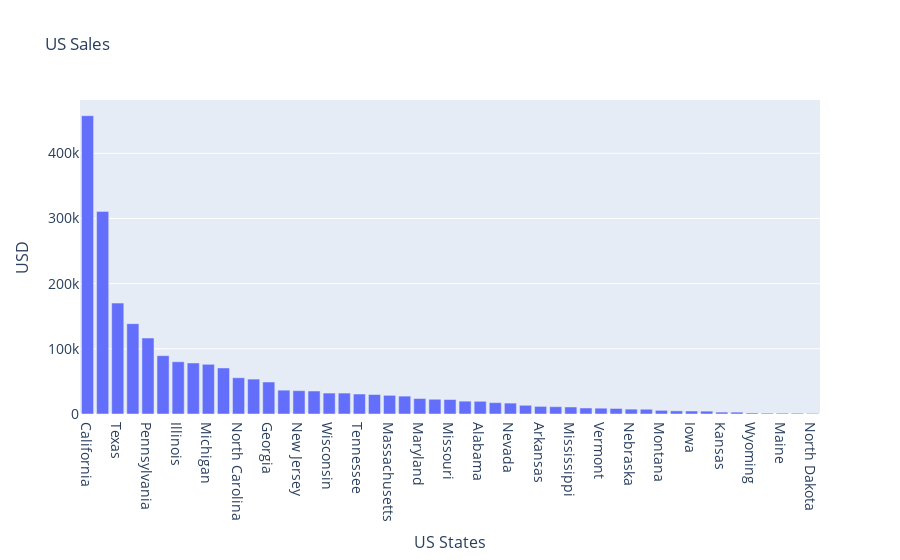

Notebook cell for this chart:
### Markdown cell above
#### Sales Analysis Of US States

### Code cell
Total_Sales=data.groupby(['State'])['State','Sales'].sum().sort_values('Sales',ascending=False).reset_index()
fig = go.Figure(data=[go.Bar(x=Total_Sales['State'],y=Total_Sales['Sales'])])

fig.update_layout(
    title='US Sales ',
    xaxis=dict(
        title='US States',
        titlefont_size=16,
        tickfont_size=14,),
    yaxis=dict(
        title='USD',
        titlefont_size=16,
        tickfont_size=14,
    ))
fig.show()

### Figure 1 — Plotly figure (JSON) as saved in the notebook; plotly's stock layout.template omitted (floating-point values rounded to 4 significant figures)
{"data": [{"type": "bar", "x": ["California", "New York", "Texas", "Washington", "Pennsylvania", "Florida", "Illinois", "Ohio", "Michigan", "Virginia", "North Carolina", "Indiana", "Georgia", "Kentucky", "New Jersey", "Arizona", "Wisconsin", "Colorado", "Tennessee", "Minnesota", "Massachusetts", "Delaware", "Maryland", "Rhode Island", "Missouri", "Oklahoma", "Alabama", "Oregon", "Nevada", "Connecticut", "Arkansas", "Utah", "Mississippi", "Louisiana", "Vermont", "South Carolina", "Nebraska", "New Hampshire", "Montana", "New Mexico", "Iowa", "Idaho", "Kansas", "District of Columbia", "Wyoming", "South Dakota", "Maine", "West Virginia", "North Dakota"], "y": [457700.0, 310900.0, 170200.0, 138600.0, 116500.0, 89470.0, 80170.0, 78260.0, 76270.0, 70640.0, 55600.0, 53560.0, 49100.0, 36590.0, 35760.0, 35280.0, 32110.0, 32110.0, 30660.0, 29860.0, 28630.0, 27450.0, 23710.0, 22630.0, 22210.0, 19680.0, 19510.0, 17430.0, 16730.0, 13380.0, 11680.0, 11220.0, 10770.0, 9217.0, 8929.0, 8482.0, 7465.0, 7293.0, 5589.0, 4784.0, 4580.0, 4382.0, 2914.0, 2865.0, 1603.0, 1316.0, 1271.0, 1210.0, 919.9]}], "layout": {"title": {"text": "US Sales "}, "xaxis": {"tickfont": {"size": 14}, "title": {"font": {"size": 16}, "text": "US States"}}, "yaxis": {"tickfont": {"size": 14}, "title": {"font": {"size": 16}, "text": "USD"}}}}
